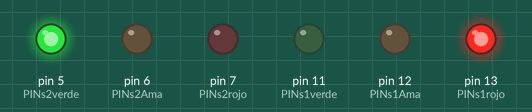
A sketch run on a simulated Arduino Uno, built with avr-gcc and run on an emulated ATmega328P. Parts: output pins drawn as LEDs (lit = HIGH).

Above: at 0.1 s.
At 5.1 s:
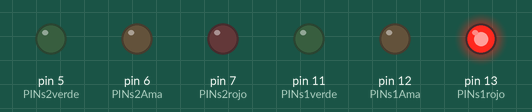
At 9.6 s:
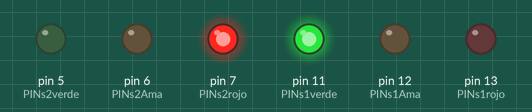
At 16.6 s:
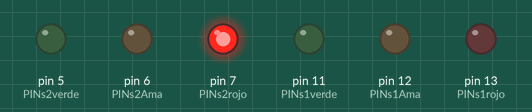
At 27.1 s:
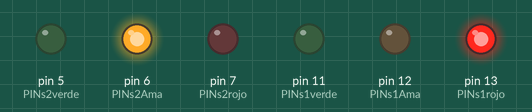
At 36.6 s:
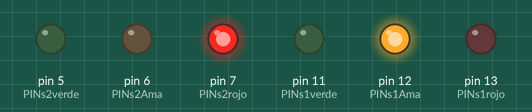
Timing chart, 0 to 39.5 s (numbered marks = the images above):
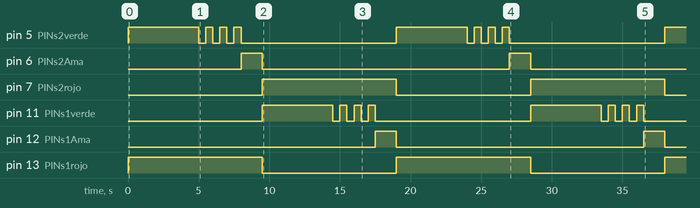

Measured:
- by itself, pin 6 (PINs2Ama), pin 12 (PINs1Ama): alternates HIGH for 1.5 s and LOW for 17.5 s
- by itself, pin 7 (PINs2rojo), pin 13 (PINs1rojo): alternates HIGH for 9.5 s and LOW for 9.5 s
- by itself, pin 11 (PINs1verde): goes HIGH 5.0 s, 3 × (LOW 0.50 s, HIGH 0.50 s), LOW 11.0 s, HIGH 5.0 s, 3 × (LOW 0.50 s, HIGH 0.50 s), then LOW
- by itself, pin 5 (PINs2verde): goes HIGH 5.0 s, 3 × (LOW 0.50 s, HIGH 0.50 s), LOW 11.0 s, HIGH 5.0 s, 3 × (LOW 0.50 s, HIGH 0.50 s), LOW 11.0 s, then HIGH

The sketch:

sketch_oct19a.ino
```cpp
int PINs1rojo=13,PINs1Ama=12,PINs1verde=11;
int PINs2rojo=7,PINs2Ama=6,PINs2verde=5;

void setup() {
  pinMode(PINs1rojo,OUTPUT);pinMode(PINs1Ama,OUTPUT);pinMode(PINs1verde,OUTPUT);
  pinMode(PINs2rojo,OUTPUT);pinMode(PINs2Ama,OUTPUT);pinMode(PINs2verde,OUTPUT);
}

void loop() {

  digitalWrite(PINs1rojo,HIGH);
  digitalWrite(PINs2verde,HIGH);
  delay(5000);
  digitalWrite(PINs2verde,LOW);
  delay(500);
  digitalWrite(PINs2verde,HIGH);
  delay(500);
  digitalWrite(PINs2verde,LOW);
  delay(500);
  digitalWrite(PINs2verde,HIGH);
  delay(500);
  digitalWrite(PINs2verde,LOW);
  delay(500);
  digitalWrite(PINs2verde,HIGH);
  delay(500);
  digitalWrite(PINs2verde,LOW);
  digitalWrite(PINs2Ama,HIGH);
  delay(1500);
  digitalWrite(PINs2Ama,LOW);
  digitalWrite(PINs2rojo,HIGH);
  digitalWrite(PINs1rojo,LOW);
  digitalWrite(PINs1verde,HIGH);
  delay(5000);
  digitalWrite(PINs1verde,LOW);
  delay(500);
  digitalWrite(PINs1verde,HIGH);
  delay(500);
  digitalWrite(PINs1verde,LOW);
  delay(500);
  digitalWrite(PINs1verde,HIGH);
  delay(500);
  digitalWrite(PINs1verde,LOW);
  delay(500);
  digitalWrite(PINs1verde,HIGH);
  delay(500);
  digitalWrite(PINs1verde,LOW);
  digitalWrite(PINs1Ama,HIGH);
  delay(1500);
  digitalWrite(PINs1Ama,LOW);
  digitalWrite(PINs1rojo,HIGH);
  digitalWrite(PINs2rojo,LOW);
  digitalWrite(PINs2verde,HIGH);

}
```
